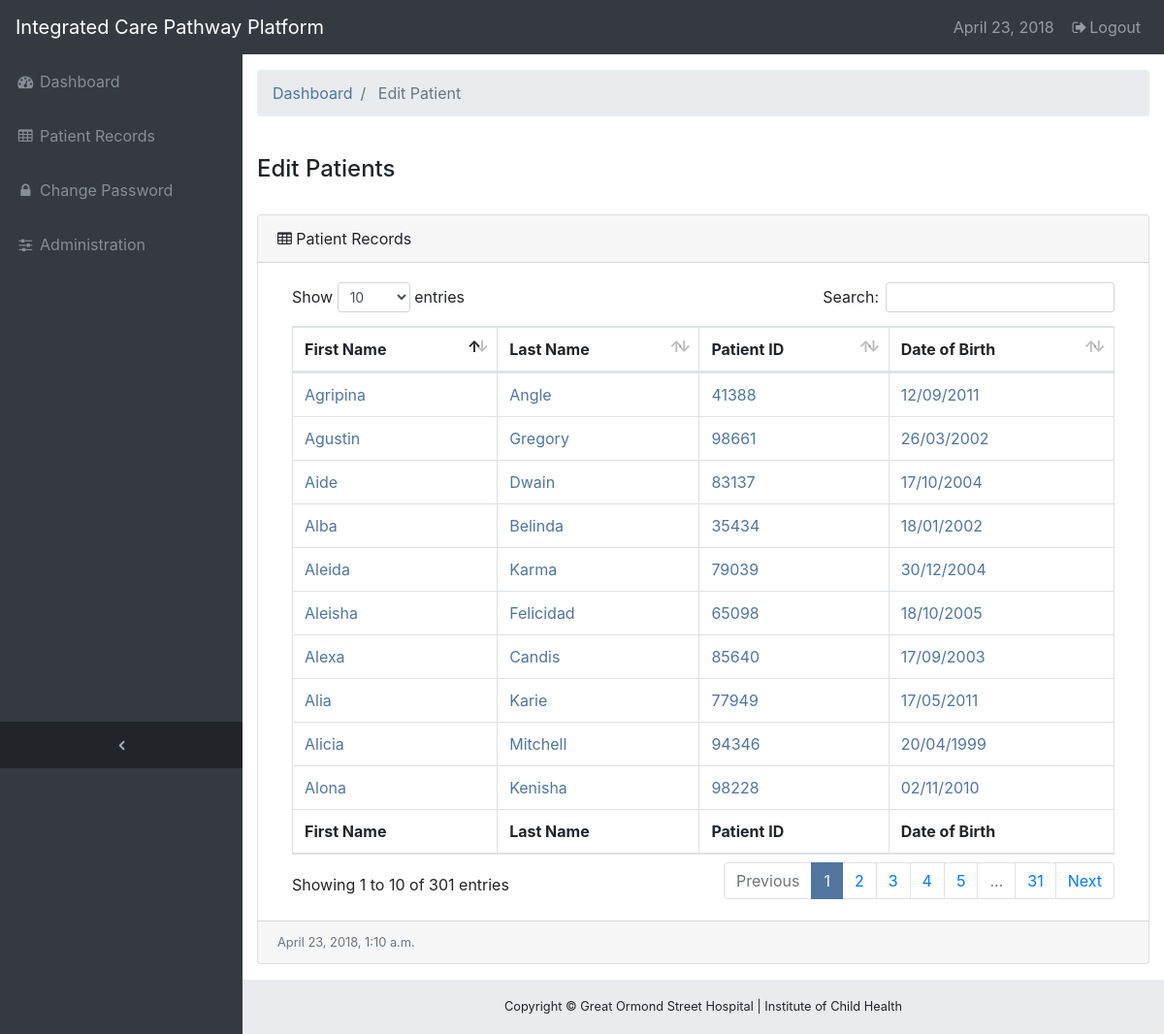
The app's page /edit-patient/ (signed in) with its own data.
### form/models.py (models this page shows, shortened)
class Patient(models.Model):
    first_name = models.CharField(max_length=100)
    last_name = models.CharField(max_length=100,)
    patient_id = models.CharField(max_length=100, validators=[val_pat_id], unique=True)
    date_of_birth = models.DateField(validators=[valid_dob])

### form/views.py (the view)
# urls.py: path('edit-patient/', views.edit_patient, name='edit_patient'),
@login_required
def edit_patient(request):
    time = datetime.now()
    patients = Patient.objects.all()
    return render(request, 'form/patient_edit.html', {'patients': patients, 'db_time': time, 'date': current_date()}, )

### form/views.py (called while the page is built)
def current_date():
    return date.today()

### form/templates/form/patient_edit.html (shortened to what this page needs)
{% extends 'form/base.html' %}
{% block breadcrumb %}
<li class="breadcrumb-item active">
    Edit Patient
</li>
{% endblock %}
{% block content %}
<div class="row1">
    <br>
    <h4>Edit Patients</h4>
    <br>
</div>
 <div class="card mb-3">
        <div class="card-header">
          <i class="fa fa-table"></i>  Patient Records</div>
        <div class="card-body">
          <div class="table-responsive">
            <table class="table table-bordered" id="dataTable" width="100%" cellspacing="0">
              <thead>
                <tr>
                  <th>First Name</th>
                  <th>Last Name</th>
                  <th>Patient ID</th>
                  <th>Date of Birth</th>
                </tr>
              </thead>
              <tfoot>
                <tr>
                  <th>First Name</th>
                  <th>Last Name</th>
                  <th>Patient ID</th>
                  <th>Date of Birth</th>
                </tr>
              </tfoot>
              <tbody>
              {% for p in patients %}
                <tr>
                  <td><a href="{% url 'get_patient_information' p.patient_id %}" </a>{{p.first_name}}</td>
                  <td><a href="{% url 'get_patient_information' p.patient_id %}" </a>{{p.last_name}}</td>
                  <td><a href="{% url 'get_patient_information' p.patient_id %}" </a>{{p.patient_id}}</td>
                  <td><a href="{% url 'get_patient_information' p.patient_id %}" </a>{{p.date_of_birth | date:'d/m/Y'}}</td>
                </tr>
              {% endfor %}
              </tbody>
            </table>
          </div>
        </div>
        <div class="card-footer small text-muted">{{db_time}}</div>
      </div>
    </div>
{% endblock %}

### static/css/sb-admin.css (style rules this page uses)
html { position: relative; min-height: 100%; }
body { overflow-x: hidden; }
body.sticky-footer { margin-bottom: 56px; }
body.fixed-nav { padding-top: 56px; }

### form/templates/form/base.html (style rules this page uses)
a { color: #51759E; text-decoration: none; background-color: transparent; }

### records on screen
Patient: first_name "Aleida", last_name "Karma", patient_id "79039", date_of_birth "30/12/2004"
Patient: first_name "Alona", last_name "Kenisha", patient_id "98228", date_of_birth "02/11/2010"
Patient: first_name "Agripina", last_name "Angle", patient_id "41388", date_of_birth "12/09/2011"
Patient: first_name "Alicia", last_name "Mitchell", patient_id "94346", date_of_birth "20/04/1999"
Patient: first_name "Agustin", last_name "Gregory", patient_id "98661", date_of_birth "26/03/2002"
Patient: first_name "Alexa", last_name "Candis", patient_id "85640", date_of_birth "17/09/2003"
Patient: first_name "Aide", last_name "Dwain", patient_id "83137", date_of_birth "17/10/2004"
Patient: first_name "Alia", last_name "Karie", patient_id "77949", date_of_birth "17/05/2011"
Patient: first_name "Alba", last_name "Belinda", patient_id "35434", date_of_birth "18/01/2002"
Patient: first_name "Aleisha", last_name "Felicidad", patient_id "65098", date_of_birth "18/10/2005"

### other values on screen
{{ date }} "April 23, 2018"
